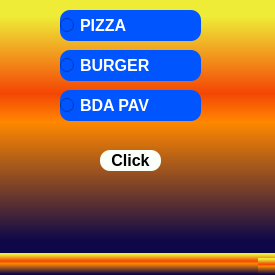
<?xml version="1.0" encoding="UTF-8"?>
<ui version="4.0">
 <class>MainWindow</class>
 <widget class="QMainWindow" name="MainWindow">
  <property name="geometry">
   <rect>
    <x>0</x>
    <y>0</y>
    <width>275</width>
    <height>275</height>
   </rect>
  </property>
  <property name="cursor">
   <cursorShape>OpenHandCursor</cursorShape>
  </property>
  <property name="windowTitle">
   <string>MainWindow</string>
  </property>
  <property name="whatsThis">
   <string/>
  </property>
  <property name="styleSheet">
   <string notr="true">background-color:qlineargradient(spread:pad, x1:0, y1:1, x2:0, y2:0, stop:0.05 rgba(14, 8, 73, 255), stop:0.517045 rgba(255, 136, 0, 255), stop:0.630682 rgba(244, 70, 5, 255), stop:0.935 rgba(239, 236, 55, 255));</string>
  </property>
  <widget class="QWidget" name="centralwidget">
   <widget class="QPushButton" name="pushButton">
    <property name="geometry">
     <rect>
      <x>100</x>
      <y>150</y>
      <width>61</width>
      <height>21</height>
     </rect>
    </property>
    <property name="font">
     <font>
      <pointsize>12</pointsize>
      <weight>75</weight>
      <bold>true</bold>
      <strikeout>false</strikeout>
     </font>
    </property>
    <property name="cursor">
     <cursorShape>OpenHandCursor</cursorShape>
    </property>
    <property name="styleSheet">
     <string notr="true">QPushButton{
background-color:rgb(250, 255, 248);
border-radius:10px;}

QPushButton::hover{
background-color:rgb(0, 0, 127);
color:rgb(255, 255, 255)}</string>
    </property>
    <property name="text">
     <string>Click</string>
    </property>
   </widget>
   <widget class="QRadioButton" name="radioButton">
    <property name="geometry">
     <rect>
      <x>60</x>
      <y>10</y>
      <width>141</width>
      <height>31</height>
     </rect>
    </property>
    <property name="font">
     <font>
      <pointsize>12</pointsize>
      <weight>75</weight>
      <bold>true</bold>
     </font>
    </property>
    <property name="styleSheet">
     <string notr="true">background-color:rgb(0, 85, 255);
border-radius:10px;
color:rgb(255, 255, 255)</string>
    </property>
    <property name="text">
     <string>PIZZA</string>
    </property>
   </widget>
   <widget class="QRadioButton" name="radioButton_2">
    <property name="geometry">
     <rect>
      <x>60</x>
      <y>50</y>
      <width>141</width>
      <height>31</height>
     </rect>
    </property>
    <property name="font">
     <font>
      <pointsize>12</pointsize>
      <weight>75</weight>
      <bold>true</bold>
     </font>
    </property>
    <property name="styleSheet">
     <string notr="true">background-color:rgb(0, 85, 255);
border-radius:10px;
color:rgb(255, 255, 255)</string>
    </property>
    <property name="text">
     <string>BURGER</string>
    </property>
   </widget>
   <widget class="QRadioButton" name="radioButton_3">
    <property name="geometry">
     <rect>
      <x>60</x>
      <y>90</y>
      <width>141</width>
      <height>31</height>
     </rect>
    </property>
    <property name="font">
     <font>
      <pointsize>12</pointsize>
      <weight>75</weight>
      <bold>true</bold>
     </font>
    </property>
    <property name="styleSheet">
     <string notr="true">background-color:rgb(0, 85, 255);
border-radius:10px;
color:rgb(255, 255, 255)</string>
    </property>
    <property name="text">
     <string>BDA PAV</string>
    </property>
   </widget>
  </widget>
  <widget class="QMenuBar" name="menubar">
   <property name="geometry">
    <rect>
     <x>0</x>
     <y>0</y>
     <width>275</width>
     <height>21</height>
    </rect>
   </property>
  </widget>
  <widget class="QStatusBar" name="statusbar"/>
 </widget>
 <resources/>
 <connections/>
</ui>
